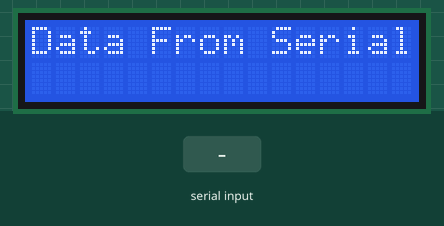
This sketch was run on a simulated Arduino Uno, built with avr-gcc and run on an emulated ATmega328P. Parts: 16×2 character LCD. The test bench sets the inputs (shaded band).

Above: at 1.2 s.
1.3 s: "1\n" received over Serial
At 2.3 s:
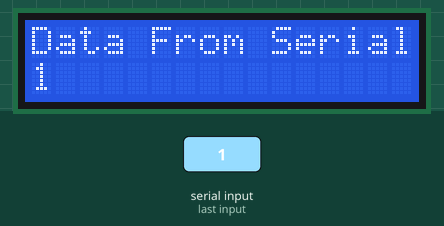
2.8 s: "0\n" received over Serial
At 3.4 s:
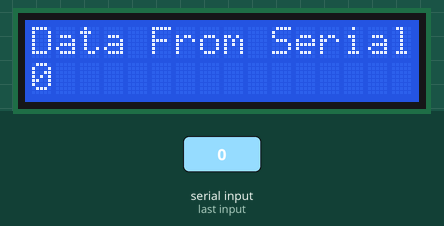
Timing chart, 0 to 5.8 s (numbered marks = the images above; inputs shaded):
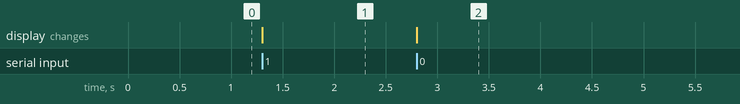

The sketch:

Praktikum_5.3.ino
```cpp
/****************************************************************
                  ARIF BUDIMAN(4211501009)
                      MEKATRONIKA 3A
                  POLITEKNIK NEGERI BATAM
   PRAKTIKUM 5.3 Menerima Data dari UART dengan Sistem Pooling
       UART (Universal Asynchronous Receiver-Transmitter)
****************************************************************/
#include<LiquidCrystal.h>
LiquidCrystal lcd(2,3,4,5,6,7);
String textFromSerial ="";
void setup() {
lcd.begin(16,2);
lcd.clear();
lcd.setCursor(0,0);
lcd.print("Data From Serial");
Serial.begin(9600);
}
void loop() {
while(Serial.available()>0) {
char data = Serial.read();
if(data == '\n'){
lcd.setCursor(0,1);
lcd.print(textFromSerial);
textFromSerial="";
}
else{
if(data!='\r'){
textFromSerial += data;
   }
  }
 }
}
```

Measured:
- after the input at 1.3 s, the display: changes at once (image 1)
- after the input at 2.8 s, the display: changes at once (image 2)
